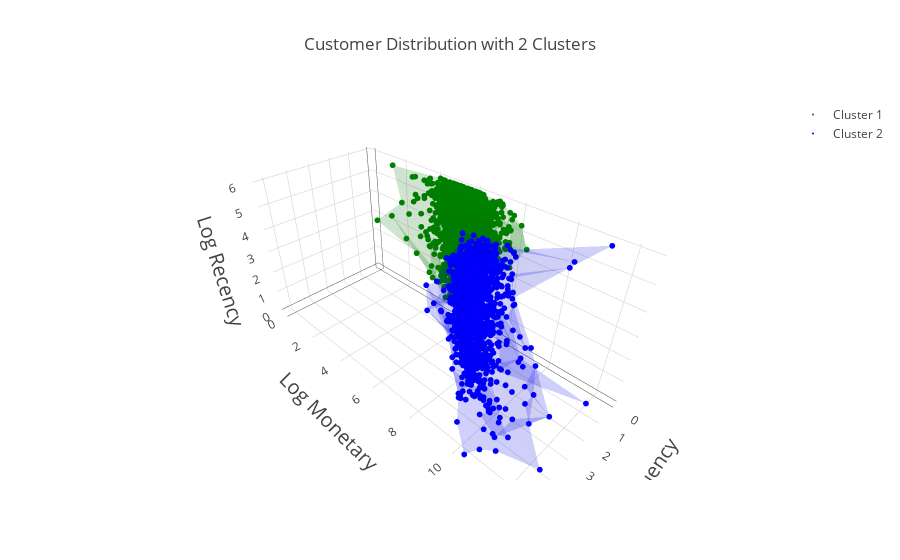

The code cell stored with this chart in its notebook:
### Code cell
cluster1=customers.loc[customers['Cluster_2'] == 0]
cluster2=customers.loc[customers['Cluster_2'] == 1]

scatter1 = dict(
    mode = "markers",
    name = "Cluster 1",
    type = "scatter3d",    
    x = cluster1.as_matrix()[:,6], y = cluster1.as_matrix()[:,7], z = cluster1.as_matrix()[:,5],
    marker = dict( size=2, color='green')
)
scatter2 = dict(
    mode = "markers",
    name = "Cluster 2",
    type = "scatter3d",    
    x = cluster2.as_matrix()[:,6], y = cluster2.as_matrix()[:,7], z = cluster2.as_matrix()[:,5],
    marker = dict( size=2, color='blue')
)

cluster1 = dict(
    alphahull = 5,
    name = "Cluster 1",
    opacity = .1,
    type = "mesh3d",    
    x = cluster1.as_matrix()[:,6], y = cluster1.as_matrix()[:,7], z = cluster1.as_matrix()[:,5],
    color='green', showscale = True,
)
cluster2 = dict(
    alphahull = 5,
    name = "Cluster 2",
    opacity = .1,
    type = "mesh3d",    
    x = cluster2.as_matrix()[:,6], y = cluster2.as_matrix()[:,7], z = cluster2.as_matrix()[:,5],
    color='blue', showscale = True
)

layout = dict(
    title = 'Customer Distribution with 2 Clusters',
    
    scene = dict(
        xaxis = dict(title='Log Frequency',titlefont=dict(size=20),zeroline=True ),
        yaxis = dict(title='Log Monetary',titlefont=dict(size=20),zeroline=True ),
        zaxis = dict(title='Log Recency', titlefont=dict(size=20),zeroline=True ),
    )
)
fig = dict( data=[scatter1, scatter2, cluster1, cluster2], layout=layout )
# Use py.iplot() for IPython notebook
plotly.offline.iplot(fig, filename='mesh3d_sample')
plot(fig)

### Figure 1 — Plotly figure (JSON) as saved in the notebook; plotly's stock layout.template omitted (floating-point values rounded to 4 significant figures; data arrays with more than 128 entries replaced by an {"elided": "..."} marker saying what was removed)
{"data": [{"marker": {"color": "green", "size": 2}, "mode": "markers", "name": "Cluster 1", "type": "scatter3d", "x": {"elided": "2295 float values"}, "y": {"elided": "2295 float values"}, "z": {"elided": "2295 float values"}}, {"marker": {"color": "blue", "size": 2}, "mode": "markers", "name": "Cluster 2", "type": "scatter3d", "x": {"elided": "1568 float values"}, "y": {"elided": "1568 float values"}, "z": {"elided": "1568 float values"}}, {"alphahull": 5, "color": "green", "name": "Cluster 1", "opacity": 0.1, "showscale": true, "type": "mesh3d", "x": {"elided": "2295 float values"}, "y": {"elided": "2295 float values"}, "z": {"elided": "2295 float values"}}, {"alphahull": 5, "color": "blue", "name": "Cluster 2", "opacity": 0.1, "showscale": true, "type": "mesh3d", "x": {"elided": "1568 float values"}, "y": {"elided": "1568 float values"}, "z": {"elided": "1568 float values"}}], "layout": {"scene": {"xaxis": {"title": "Log Frequency", "titlefont": {"size": 20}, "zeroline": true}, "yaxis": {"title": "Log Monetary", "titlefont": {"size": 20}, "zeroline": true}, "zaxis": {"title": "Log Recency", "titlefont": {"size": 20}, "zeroline": true}}, "title": "Customer Distribution with 2 Clusters"}}
